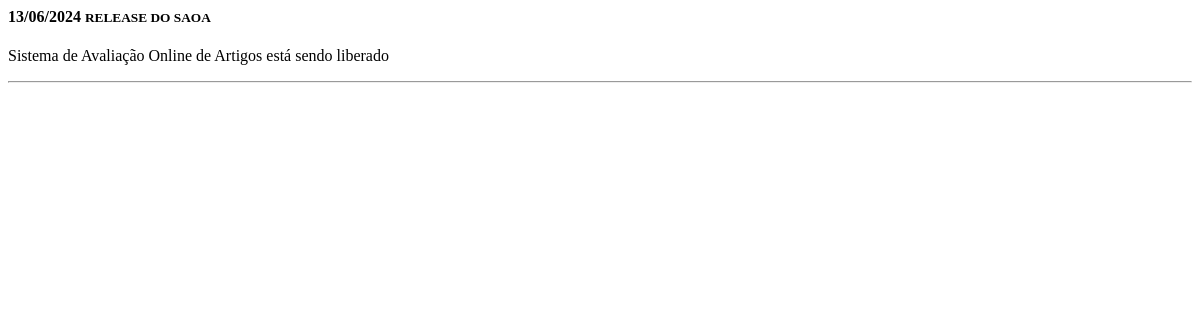
The page /aviso/list/iframe on the database as committed earlier.
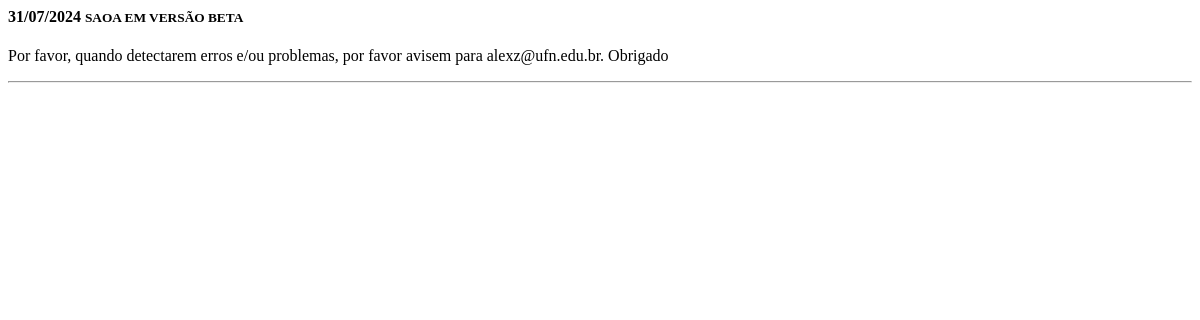
The same page on the database as committed later.
### aviso/models.py (models this page shows, shortened)
class Aviso(models.Model):
    DESTINO = (
        ('TODOS', 'Todos'),
        ('COORDENADOR', 'Coordenador de Evento' ),
        ('MEMBRO', 'Membro' ),
    )
    titulo = models.CharField('Título do aviso *', unique=True, max_length=100, db_index=True, help_text='* Campos obrigatórios')
    texto = models.TextField('Texto da notícia *', max_length=500, help_text='Máximo de 500 caracteres')
    data = models.DateField('Data do aviso', auto_now=True)
    destinatario = models.CharField('Destinatários *', max_length=20, choices=DESTINO, default="TODOS")
    enviado = models.BooleanField('Selecione para enviar aviso por email aos destinatários', default=False, help_text='Se marcado, aviso é enviado uma vez aos detinatários ativos')
    is_active = models.BooleanField('Selecione para publicar na home dos usuários o aviso', default=True, help_text='Se ativo, o aviso aparece na home de atletas')
    slug = models.SlugField('Hash',max_length= 200,null=True,blank=True)
    objects = models.Manager()
    ativos = AvisoAtivoManager()
    class Meta:
        ordering            =   ['-data','titulo']
        verbose_name        =   'aviso'
        verbose_name_plural =   'avisos'

### aviso/views.py (the view)
# urls.py: path('list/iframe', AvisoListIFrameView.as_view(), name='aviso_list_iframe'),
class AvisoListIFrameView(ListView):
    model = Aviso
    context_object_name = 'avisos'
    template_name = 'aviso/avisos.html'
    def get_context_data(self, *, object_list=None, **kwargs):
        context = super().get_context_data()
        context['avisos'] = Aviso.ativos.filter(destinatario='TODOS')[0:2]
        return context

### aviso/models.py (called while the page is built)
    def get_queryset(self):
        return super().get_queryset().filter(is_active=True)

### aviso/templates/aviso/avisos.html (shortened to what this page needs)
{% load bootstrap3 %}
<div class="row">
	{% for aviso in avisos %}
		<div class="col-xs-12 col-sm-12 col-md-12 col-lg-12">
			<div class="panel panel-info">
				<div class="panel-heading">
					<h4><span class="badge badge-default">{{ aviso.data|date:'d/m/Y' }}</span> <small>{{ aviso.titulo }}</small></h4>
				</div>
				<div class="panel-body text-justify">
					{{ aviso.texto|linebreaks }}
				</div>
			</div>
            {% if not user.is_authenticated %}<hr>{% endif %}
		</div>
	{% endfor %}
</div>

Rows that differ between the two databases and show on the page:
removed Aviso: data "13/06/2024", titulo "RELEASE DO SAOA", texto "Sistema de Avaliação Online de Artigos está sendo liberado"
added Aviso: data "31/07/2024", titulo "SAOA EM VERSÃO BETA", texto "Por favor, quando detectarem erros e/ou problemas, por favor avisem para alexz@ufn.edu.br. Obrigado"
